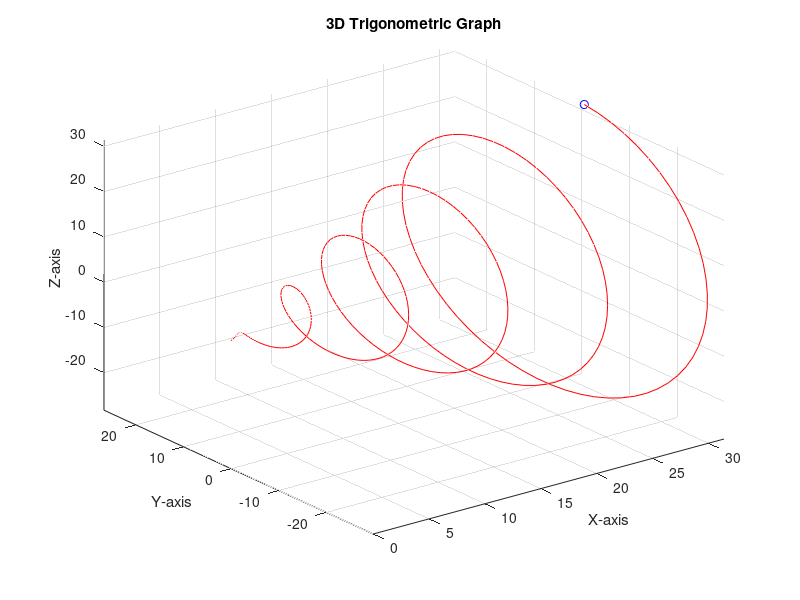

Here is the MATLAB script that generated this plot:
%% Q5) 3D Trigonometric Function
t = 0:0.1:10*pi;
x = t;
y = t.*sin(t);
z = t.*cos(t);

figure;
comet3(x, y, z);
xlabel('X-axis');
ylabel('Y-axis');
zlabel('Z-axis');
title('3D Trigonometric Graph');
grid on;
